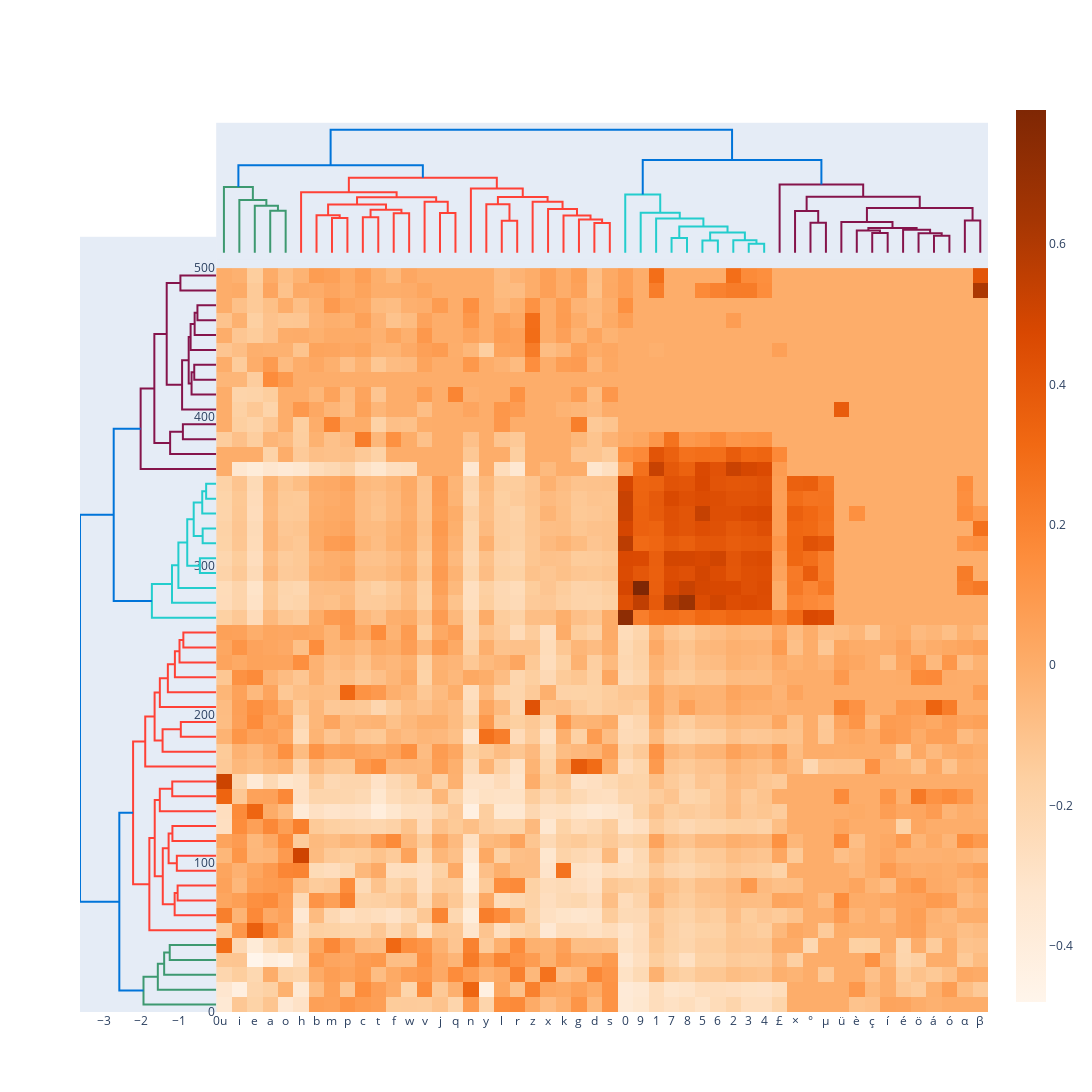

The cell this chart's notebook holds for it:
### Code cell
# Edit yaxis
fig.update_layout(yaxis={'domain': [0, .85],
                                  'mirror': False,
                                  'showgrid': False,
                                  'showline': False,
                                  'zeroline': False,
                                  'showticklabels': True,
                                  'ticks': ""
                        })
# Edit yaxis2
fig.update_layout(yaxis2={'domain':[.825, .975],
                                   'mirror': False,
                                   'showgrid': False,
                                   'showline': False,
                                   'zeroline': False,
                                   'showticklabels': False,
                                   'ticks':""})

# Plot!
fig.show()

### Figure 1 — Plotly figure (JSON) as saved in the notebook; plotly's stock layout.template omitted (floating-point values rounded to 4 significant figures; data arrays with more than 128 entries replaced by an {"elided": "..."} marker saying what was removed)
{"data": [{"hoverinfo": "text", "marker": {"color": "rgb(61,153,112)"}, "mode": "lines", "type": "scatter", "x": [35, 35, 45, 45], "xaxis": "x", "y": [0, 1.241, 1.241, 0], "yaxis": "y2"}, {"hoverinfo": "text", "marker": {"color": "rgb(61,153,112)"}, "mode": "lines", "type": "scatter", "x": [25, 25, 40, 40], "xaxis": "x", "y": [0, 1.39, 1.39, 1.241], "yaxis": "y2"}, {"hoverinfo": "text", "marker": {"color": "rgb(61,153,112)"}, "mode": "lines", "type": "scatter", "x": [15, 15, 32.5, 32.5], "xaxis": "x", "y": [0, 1.559, 1.559, 1.39], "yaxis": "y2"}, {"hoverinfo": "text", "marker": {"color": "rgb(61,153,112)"}, "mode": "lines", "type": "scatter", "x": [5, 5, 23.75, 23.75], "xaxis": "x", "y": [0, 1.941, 1.941, 1.559], "yaxis": "y2"}, {"hoverinfo": "text", "marker": {"color": "rgb(255,65,54)"}, "mode": "lines", "type": "scatter", "x": [75, 75, 85, 85], "xaxis": "x", "y": [0, 1.03, 1.03, 0], "yaxis": "y2"}, {"hoverinfo": "text", "marker": {"color": "rgb(255,65,54)"}, "mode": "lines", "type": "scatter", "x": [65, 65, 80, 80], "xaxis": "x", "y": [0, 1.11, 1.11, 1.03], "yaxis": "y2"}, {"hoverinfo": "text", "marker": {"color": "rgb(255,65,54)"}, "mode": "lines", "type": "scatter", "x": [95, 95, 105, 105], "xaxis": "x", "y": [0, 1.051, 1.051, 0], "yaxis": "y2"}, {"hoverinfo": "text", "marker": {"color": "rgb(255,65,54)"}, "mode": "lines", "type": "scatter", "x": [115, 115, 125, 125], "xaxis": "x", "y": [0, 1.169, 1.169, 0], "yaxis": "y2"}, {"hoverinfo": "text", "marker": {"color": "rgb(255,65,54)"}, "mode": "lines", "type": "scatter", "x": [100, 100, 120, 120], "xaxis": "x", "y": [1.051, 1.271, 1.271, 1.169], "yaxis": "y2"}, {"hoverinfo": "text", "marker": {"color": "rgb(255,65,54)"}, "mode": "lines", "type": "scatter", "x": [72.5, 72.5, 110, 110], "xaxis": "x", "y": [1.11, 1.427, 1.427, 1.271], "yaxis": "y2"}, {"hoverinfo": "text", "marker": {"color": "rgb(255,65,54)"}, "mode": "lines", "type": "scatter", "x": [145, 145, 155, 155], "xaxis": "x", "y": [0, 1.174, 1.174, 0], "yaxis": "y2"}, {"hoverinfo": "text", "marker": {"color": "rgb(255,65,54)"}, "mode": "lines", "type": "scatter", "x": [135, 135, 150, 150], "xaxis": "x", "y": [0, 1.505, 1.505, 1.174], "yaxis": "y2"}, {"hoverinfo": "text", "marker": {"color": "rgb(255,65,54)"}, "mode": "lines", "type": "scatter", "x": [91.25, 91.25, 142.5, 142.5], "xaxis": "x", "y": [1.427, 1.641, 1.641, 1.505], "yaxis": "y2"}, {"hoverinfo": "text", "marker": {"color": "rgb(255,65,54)"}, "mode": "lines", "type": "scatter", "x": [55, 55, 116.9, 116.9], "xaxis": "x", "y": [0, 1.785, 1.785, 1.641], "yaxis": "y2"}, {"hoverinfo": "text", "marker": {"color": "rgb(255,65,54)"}, "mode": "lines", "type": "scatter", "x": [185, 185, 195, 195], "xaxis": "x", "y": [0, 0.9448, 0.9448, 0], "yaxis": "y2"}, {"hoverinfo": "text", "marker": {"color": "rgb(255,65,54)"}, "mode": "lines", "type": "scatter", "x": [175, 175, 190, 190], "xaxis": "x", "y": [0, 1.432, 1.432, 0.9448], "yaxis": "y2"}, {"hoverinfo": "text", "marker": {"color": "rgb(255,65,54)"}, "mode": "lines", "type": "scatter", "x": [245, 245, 255, 255], "xaxis": "x", "y": [0, 0.8768, 0.8768, 0], "yaxis": "y2"}, {"hoverinfo": "text", "marker": {"color": "rgb(255,65,54)"}, "mode": "lines", "type": "scatter", "x": [235, 235, 250, 250], "xaxis": "x", "y": [0, 0.9798, 0.9798, 0.8768], "yaxis": "y2"}, {"hoverinfo": "text", "marker": {"color": "rgb(255,65,54)"}, "mode": "lines", "type": "scatter", "x": [225, 225, 242.5, 242.5], "xaxis": "x", "y": [0, 1.103, 1.103, 0.9798], "yaxis": "y2"}, {"hoverinfo": "text", "marker": {"color": "rgb(255,65,54)"}, "mode": "lines", "type": "scatter", "x": [215, 215, 233.8, 233.8], "xaxis": "x", "y": [0, 1.291, 1.291, 1.103], "yaxis": "y2"}, {"hoverinfo": "text", "marker": {"color": "rgb(255,65,54)"}, "mode": "lines", "type": "scatter", "x": [205, 205, 224.4, 224.4], "xaxis": "x", "y": [0, 1.505, 1.505, 1.291], "yaxis": "y2"}, {"hoverinfo": "text", "marker": {"color": "rgb(255,65,54)"}, "mode": "lines", "type": "scatter", "x": [182.5, 182.5, 214.7, 214.7], "xaxis": "x", "y": [1.432, 1.645, 1.645, 1.505], "yaxis": "y2"}, {"hoverinfo": "text", "marker": {"color": "rgb(255,65,54)"}, "mode": "lines", "type": "scatter", "x": [165, 165, 198.6, 198.6], "xaxis": "x", "y": [0, 1.895, 1.895, 1.645], "yaxis": "y2"}, {"hoverinfo": "text", "marker": {"color": "rgb(255,65,54)"}, "mode": "lines", "type": "scatter", "x": [85.94, 85.94, 181.8, 181.8], "xaxis": "x", "y": [1.785, 2.219, 2.219, 1.895], "yaxis": "y2"}, {"hoverinfo": "text", "marker": {"color": "rgb(0,116,217)"}, "mode": "lines", "type": "scatter", "x": [14.38, 14.38, 133.9, 133.9], "xaxis": "x", "y": [1.941, 2.587, 2.587, 2.219], "yaxis": "y2"}, {"hoverinfo": "text", "marker": {"color": "rgb(35,205,205)"}, "mode": "lines", "type": "scatter", "x": [295, 295, 305, 305], "xaxis": "x", "y": [0, 0.4352, 0.4352, 0], "yaxis": "y2"}, {"hoverinfo": "text", "marker": {"color": "rgb(35,205,205)"}, "mode": "lines", "type": "scatter", "x": [315, 315, 325, 325], "xaxis": "x", "y": [0, 0.3618, 0.3618, 0], "yaxis": "y2"}, {"hoverinfo": "text", "marker": {"color": "rgb(35,205,205)"}, "mode": "lines", "type": "scatter", "x": [345, 345, 355, 355], "xaxis": "x", "y": [0, 0.2682, 0.2682, 0], "yaxis": "y2"}, {"hoverinfo": "text", "marker": {"color": "rgb(35,205,205)"}, "mode": "lines", "type": "scatter", "x": [335, 335, 350, 350], "xaxis": "x", "y": [0, 0.3729, 0.3729, 0.2682], "yaxis": "y2"}, {"hoverinfo": "text", "marker": {"color": "rgb(35,205,205)"}, "mode": "lines", "type": "scatter", "x": [320, 320, 342.5, 342.5], "xaxis": "x", "y": [0.3618, 0.6009, 0.6009, 0.3729], "yaxis": "y2"}, {"hoverinfo": "text", "marker": {"color": "rgb(35,205,205)"}, "mode": "lines", "type": "scatter", "x": [300, 300, 331.2, 331.2], "xaxis": "x", "y": [0.4352, 0.7733, 0.7733, 0.6009], "yaxis": "y2"}, {"hoverinfo": "text", "marker": {"color": "rgb(35,205,205)"}, "mode": "lines", "type": "scatter", "x": [285, 285, 315.6, 315.6], "xaxis": "x", "y": [0, 1.01, 1.01, 0.7733], "yaxis": "y2"}, {"hoverinfo": "text", "marker": {"color": "rgb(35,205,205)"}, "mode": "lines", "type": "scatter", "x": [275, 275, 300.3, 300.3], "xaxis": "x", "y": [0, 1.179, 1.179, 1.01], "yaxis": "y2"}, {"hoverinfo": "text", "marker": {"color": "rgb(35,205,205)"}, "mode": "lines", "type": "scatter", "x": [265, 265, 287.7, 287.7], "xaxis": "x", "y": [0, 1.717, 1.717, 1.179], "yaxis": "y2"}, {"hoverinfo": "text", "marker": {"color": "rgb(133,20,75)"}, "mode": "lines", "type": "scatter", "x": [385, 385, 395, 395], "xaxis": "x", "y": [0, 0.8897, 0.8897, 0], "yaxis": "y2"}, {"hoverinfo": "text", "marker": {"color": "rgb(133,20,75)"}, "mode": "lines", "type": "scatter", "x": [375, 375, 390, 390], "xaxis": "x", "y": [0, 1.23, 1.23, 0.8897], "yaxis": "y2"}, {"hoverinfo": "text", "marker": {"color": "rgb(133,20,75)"}, "mode": "lines", "type": "scatter", "x": [425, 425, 435, 435], "xaxis": "x", "y": [0, 0.5861, 0.5861, 0], "yaxis": "y2"}, {"hoverinfo": "text", "marker": {"color": "rgb(133,20,75)"}, "mode": "lines", "type": "scatter", "x": [415, 415, 430, 430], "xaxis": "x", "y": [0, 0.6579, 0.6579, 0.5861], "yaxis": "y2"}, {"hoverinfo": "text", "marker": {"color": "rgb(133,20,75)"}, "mode": "lines", "type": "scatter", "x": [465, 465, 475, 475], "xaxis": "x", "y": [0, 0.501, 0.501, 0], "yaxis": "y2"}, {"hoverinfo": "text", "marker": {"color": "rgb(133,20,75)"}, "mode": "lines", "type": "scatter", "x": [455, 455, 470, 470], "xaxis": "x", "y": [0, 0.5758, 0.5758, 0.501], "yaxis": "y2"}, {"hoverinfo": "text", "marker": {"color": "rgb(133,20,75)"}, "mode": "lines", "type": "scatter", "x": [445, 445, 462.5, 462.5], "xaxis": "x", "y": [0, 0.6833, 0.6833, 0.5758], "yaxis": "y2"}, {"hoverinfo": "text", "marker": {"color": "rgb(133,20,75)"}, "mode": "lines", "type": "scatter", "x": [422.5, 422.5, 453.8, 453.8], "xaxis": "x", "y": [0.6579, 0.7347, 0.7347, 0.6833], "yaxis": "y2"}, {"hoverinfo": "text", "marker": {"color": "rgb(133,20,75)"}, "mode": "lines", "type": "scatter", "x": [405, 405, 438.1, 438.1], "xaxis": "x", "y": [0, 0.9107, 0.9107, 0.7347], "yaxis": "y2"}, {"hoverinfo": "text", "marker": {"color": "rgb(133,20,75)"}, "mode": "lines", "type": "scatter", "x": [485, 485, 495, 495], "xaxis": "x", "y": [0, 0.9557, 0.9557, 0], "yaxis": "y2"}, {"hoverinfo": "text", "marker": {"color": "rgb(133,20,75)"}, "mode": "lines", "type": "scatter", "x": [421.6, 421.6, 490, 490], "xaxis": "x", "y": [0.9107, 1.321, 1.321, 0.9557], "yaxis": "y2"}, {"hoverinfo": "text", "marker": {"color": "rgb(133,20,75)"}, "mode": "lines", "type": "scatter", "x": [382.5, 382.5, 455.8, 455.8], "xaxis": "x", "y": [1.23, 1.652, 1.652, 1.321], "yaxis": "y2"}, {"hoverinfo": "text", "marker": {"color": "rgb(133,20,75)"}, "mode": "lines", "type": "scatter", "x": [365, 365, 419.1, 419.1], "xaxis": "x", "y": [0, 2.018, 2.018, 1.652], "yaxis": "y2"}, {"hoverinfo": "text", "marker": {"color": "rgb(0,116,217)"}, "mode": "lines", "type": "scatter", "x": [276.3, 276.3, 392.1, 392.1], "xaxis": "x", "y": [1.717, 2.737, 2.737, 2.018], "yaxis": "y2"}, {"hoverinfo": "text", "marker": {"color": "rgb(0,116,217)"}, "mode": "lines", "type": "scatter", "x": [74.12, 74.12, 334.2, 334.2], "xaxis": "x", "y": [2.587, 3.637, 3.637, 2.737], "yaxis": "y2"}, {"hoverinfo": "text", "marker": {"color": "rgb(61,153,112)"}, "mode": "lines", "type": "scatter", "x": [0, -1.241, -1.241, 0], "xaxis": "x2", "y": [35, 35, 45, 45], "yaxis": "y"}, {"hoverinfo": "text", "marker": {"color": "rgb(61,153,112)"}, "mode": "lines", "type": "scatter", "x": [0, -1.39, -1.39, -1.241], "xaxis": "x2", "y": [25, 25, 40, 40], "yaxis": "y"}, {"hoverinfo": "text", "marker": {"color": "rgb(61,153,112)"}, "mode": "lines", "type": "scatter", "x": [0, -1.559, -1.559, -1.39], "xaxis": "x2", "y": [15, 15, 32.5, 32.5], "yaxis": "y"}, {"hoverinfo": "text", "marker": {"color": "rgb(61,153,112)"}, "mode": "lines", "type": "scatter", "x": [0, -1.941, -1.941, -1.559], "xaxis": "x2", "y": [5, 5, 23.75, 23.75], "yaxis": "y"}, {"hoverinfo": "text", "marker": {"color": "rgb(255,65,54)"}, "mode": "lines", "type": "scatter", "x": [0, -1.03, -1.03, 0], "xaxis": "x2", "y": [75, 75, 85, 85], "yaxis": "y"}, {"hoverinfo": "text", "marker": {"color": "rgb(255,65,54)"}, "mode": "lines", "type": "scatter", "x": [0, -1.11, -1.11, -1.03], "xaxis": "x2", "y": [65, 65, 80, 80], "yaxis": "y"}, {"hoverinfo": "text", "marker": {"color": "rgb(255,65,54)"}, "mode": "lines", "type": "scatter", "x": [0, -1.051, -1.051, 0], "xaxis": "x2", "y": [95, 95, 105, 105], "yaxis": "y"}, {"hoverinfo": "text", "marker": {"color": "rgb(255,65,54)"}, "mode": "lines", "type": "scatter", "x": [0, -1.169, -1.169, 0], "xaxis": "x2", "y": [115, 115, 125, 125], "yaxis": "y"}, {"hoverinfo": "text", "marker": {"color": "rgb(255,65,54)"}, "mode": "lines", "type": "scatter", "x": [-1.051, -1.271, -1.271, -1.169], "xaxis": "x2", "y": [100, 100, 120, 120], "yaxis": "y"}, {"hoverinfo": "text", "marker": {"color": "rgb(255,65,54)"}, "mode": "lines", "type": "scatter", "x": [-1.11, -1.427, -1.427, -1.271], "xaxis": "x2", "y": [72.5, 72.5, 110, 110], "yaxis": "y"}, {"hoverinfo": "text", "marker": {"color": "rgb(255,65,54)"}, "mode": "lines", "type": "scatter", "x": [0, -1.174, -1.174, 0], "xaxis": "x2", "y": [145, 145, 155, 155], "yaxis": "y"}, {"hoverinfo": "text", "marker": {"color": "rgb(255,65,54)"}, "mode": "lines", "type": "scatter", "x": [0, -1.505, -1.505, -1.174], "xaxis": "x2", "y": [135, 135, 150, 150], "yaxis": "y"}, {"hoverinfo": "text", "marker": {"color": "rgb(255,65,54)"}, "mode": "lines", "type": "scatter", "x": [-1.427, -1.641, -1.641, -1.505], "xaxis": "x2", "y": [91.25, 91.25, 142.5, 142.5], "yaxis": "y"}, {"hoverinfo": "text", "marker": {"color": "rgb(255,65,54)"}, "mode": "lines", "type": "scatter", "x": [0, -1.785, -1.785, -1.641], "xaxis": "x2", "y": [55, 55, 116.9, 116.9], "yaxis": "y"}, {"hoverinfo": "text", "marker": {"color": "rgb(255,65,54)"}, "mode": "lines", "type": "scatter", "x": [0, -0.9448, -0.9448, 0], "xaxis": "x2", "y": [185, 185, 195, 195], "yaxis": "y"}, {"hoverinfo": "text", "marker": {"color": "rgb(255,65,54)"}, "mode": "lines", "type": "scatter", "x": [0, -1.432, -1.432, -0.9448], "xaxis": "x2", "y": [175, 175, 190, 190], "yaxis": "y"}, {"hoverinfo": "text", "marker": {"color": "rgb(255,65,54)"}, "mode": "lines", "type": "scatter", "x": [0, -0.8768, -0.8768, 0], "xaxis": "x2", "y": [245, 245, 255, 255], "yaxis": "y"}, {"hoverinfo": "text", "marker": {"color": "rgb(255,65,54)"}, "mode": "lines", "type": "scatter", "x": [0, -0.9798, -0.9798, -0.8768], "xaxis": "x2", "y": [235, 235, 250, 250], "yaxis": "y"}, {"hoverinfo": "text", "marker": {"color": "rgb(255,65,54)"}, "mode": "lines", "type": "scatter", "x": [0, -1.103, -1.103, -0.9798], "xaxis": "x2", "y": [225, 225, 242.5, 242.5], "yaxis": "y"}, {"hoverinfo": "text", "marker": {"color": "rgb(255,65,54)"}, "mode": "lines", "type": "scatter", "x": [0, -1.291, -1.291, -1.103], "xaxis": "x2", "y": [215, 215, 233.8, 233.8], "yaxis": "y"}, {"hoverinfo": "text", "marker": {"color": "rgb(255,65,54)"}, "mode": "lines", "type": "scatter", "x": [0, -1.505, -1.505, -1.291], "xaxis": "x2", "y": [205, 205, 224.4, 224.4], "yaxis": "y"}, {"hoverinfo": "text", "marker": {"color": "rgb(255,65,54)"}, "mode": "lines", "type": "scatter", "x": [-1.432, -1.645, -1.645, -1.505], "xaxis": "x2", "y": [182.5, 182.5, 214.7, 214.7], "yaxis": "y"}, {"hoverinfo": "text", "marker": {"color": "rgb(255,65,54)"}, "mode": "lines", "type": "scatter", "x": [0, -1.895, -1.895, -1.645], "xaxis": "x2", "y": [165, 165, 198.6, 198.6], "yaxis": "y"}, {"hoverinfo": "text", "marker": {"color": "rgb(255,65,54)"}, "mode": "lines", "type": "scatter", "x": [-1.785, -2.219, -2.219, -1.895], "xaxis": "x2", "y": [85.94, 85.94, 181.8, 181.8], "yaxis": "y"}, {"hoverinfo": "text", "marker": {"color": "rgb(0,116,217)"}, "mode": "lines", "type": "scatter", "x": [-1.941, -2.587, -2.587, -2.219], "xaxis": "x2", "y": [14.38, 14.38, 133.9, 133.9], "yaxis": "y"}, {"hoverinfo": "text", "marker": {"color": "rgb(35,205,205)"}, "mode": "lines", "type": "scatter", "x": [0, -0.4352, -0.4352, 0], "xaxis": "x2", "y": [295, 295, 305, 305], "yaxis": "y"}, {"hoverinfo": "text", "marker": {"color": "rgb(35,205,205)"}, "mode": "lines", "type": "scatter", "x": [0, -0.3618, -0.3618, 0], "xaxis": "x2", "y": [315, 315, 325, 325], "yaxis": "y"}, {"hoverinfo": "text", "marker": {"color": "rgb(35,205,205)"}, "mode": "lines", "type": "scatter", "x": [0, -0.2682, -0.2682, 0], "xaxis": "x2", "y": [345, 345, 355, 355], "yaxis": "y"}, {"hoverinfo": "text", "marker": {"color": "rgb(35,205,205)"}, "mode": "lines", "type": "scatter", "x": [0, -0.3729, -0.3729, -0.2682], "xaxis": "x2", "y": [335, 335, 350, 350], "yaxis": "y"}, {"hoverinfo": "text", "marker": {"color": "rgb(35,205,205)"}, "mode": "lines", "type": "scatter", "x": [-0.3618, -0.6009, -0.6009, -0.3729], "xaxis": "x2", "y": [320, 320, 342.5, 342.5], "yaxis": "y"}, {"hoverinfo": "text", "marker": {"color": "rgb(35,205,205)"}, "mode": "lines", "type": "scatter", "x": [-0.4352, -0.7733, -0.7733, -0.6009], "xaxis": "x2", "y": [300, 300, 331.2, 331.2], "yaxis": "y"}, {"hoverinfo": "text", "marker": {"color": "rgb(35,205,205)"}, "mode": "lines", "type": "scatter", "x": [0, -1.01, -1.01, -0.7733], "xaxis": "x2", "y": [285, 285, 315.6, 315.6], "yaxis": "y"}, {"hoverinfo": "text", "marker": {"color": "rgb(35,205,205)"}, "mode": "lines", "type": "scatter", "x": [0, -1.179, -1.179, -1.01], "xaxis": "x2", "y": [275, 275, 300.3, 300.3], "yaxis": "y"}, {"hoverinfo": "text", "marker": {"color": "rgb(35,205,205)"}, "mode": "lines", "type": "scatter", "x": [0, -1.717, -1.717, -1.179], "xaxis": "x2", "y": [265, 265, 287.7, 287.7], "yaxis": "y"}, {"hoverinfo": "text", "marker": {"color": "rgb(133,20,75)"}, "mode": "lines", "type": "scatter", "x": [0, -0.8897, -0.8897, 0], "xaxis": "x2", "y": [385, 385, 395, 395], "yaxis": "y"}, {"hoverinfo": "text", "marker": {"color": "rgb(133,20,75)"}, "mode": "lines", "type": "scatter", "x": [0, -1.23, -1.23, -0.8897], "xaxis": "x2", "y": [375, 375, 390, 390], "yaxis": "y"}, {"hoverinfo": "text", "marker": {"color": "rgb(133,20,75)"}, "mode": "lines", "type": "scatter", "x": [0, -0.5861, -0.5861, 0], "xaxis": "x2", "y": [425, 425, 435, 435], "yaxis": "y"}, {"hoverinfo": "text", "marker": {"color": "rgb(133,20,75)"}, "mode": "lines", "type": "scatter", "x": [0, -0.6579, -0.6579, -0.5861], "xaxis": "x2", "y": [415, 415, 430, 430], "yaxis": "y"}, {"hoverinfo": "text", "marker": {"color": "rgb(133,20,75)"}, "mode": "lines", "type": "scatter", "x": [0, -0.501, -0.501, 0], "xaxis": "x2", "y": [465, 465, 475, 475], "yaxis": "y"}, {"hoverinfo": "text", "marker": {"color": "rgb(133,20,75)"}, "mode": "lines", "type": "scatter", "x": [0, -0.5758, -0.5758, -0.501], "xaxis": "x2", "y": [455, 455, 470, 470], "yaxis": "y"}, {"hoverinfo": "text", "marker": {"color": "rgb(133,20,75)"}, "mode": "lines", "type": "scatter", "x": [0, -0.6833, -0.6833, -0.5758], "xaxis": "x2", "y": [445, 445, 462.5, 462.5], "yaxis": "y"}, {"hoverinfo": "text", "marker": {"color": "rgb(133,20,75)"}, "mode": "lines", "type": "scatter", "x": [-0.6579, -0.7347, -0.7347, -0.6833], "xaxis": "x2", "y": [422.5, 422.5, 453.8, 453.8], "yaxis": "y"}, {"hoverinfo": "text", "marker": {"color": "rgb(133,20,75)"}, "mode": "lines", "type": "scatter", "x": [0, -0.9107, -0.9107, -0.7347], "xaxis": "x2", "y": [405, 405, 438.1, 438.1], "yaxis": "y"}, {"hoverinfo": "text", "marker": {"color": "rgb(133,20,75)"}, "mode": "lines", "type": "scatter", "x": [0, -0.9557, -0.9557, 0], "xaxis": "x2", "y": [485, 485, 495, 495], "yaxis": "y"}, {"hoverinfo": "text", "marker": {"color": "rgb(133,20,75)"}, "mode": "lines", "type": "scatter", "x": [-0.9107, -1.321, -1.321, -0.9557], "xaxis": "x2", "y": [421.6, 421.6, 490, 490], "yaxis": "y"}, {"hoverinfo": "text", "marker": {"color": "rgb(133,20,75)"}, "mode": "lines", "type": "scatter", "x": [-1.23, -1.652, -1.652, -1.321], "xaxis": "x2", "y": [382.5, 382.5, 455.8, 455.8], "yaxis": "y"}, {"hoverinfo": "text", "marker": {"color": "rgb(133,20,75)"}, "mode": "lines", "type": "scatter", "x": [0, -2.018, -2.018, -1.652], "xaxis": "x2", "y": [365, 365, 419.1, 419.1], "yaxis": "y"}, {"hoverinfo": "text", "marker": {"color": "rgb(0,116,217)"}, "mode": "lines", "type": "scatter", "x": [-1.717, -2.737, -2.737, -2.018], "xaxis": "x2", "y": [276.3, 276.3, 392.1, 392.1], "yaxis": "y"}, {"hoverinfo": "text", "marker": {"color": "rgb(0,116,217)"}, "mode": "lines", "type": "scatter", "x": [-2.587, -3.637, -3.637, -2.737], "xaxis": "x2", "y": [74.12, 74.12, 334.2, 334.2], "yaxis": "y"}, {"colorscale": [[0, "rgb(255,245,235)"], [0.125, "rgb(254,230,206)"], [0.25, "rgb(253,208,162)"], [0.375, "rgb(253,174,107)"], [0.5, "rgb(253,141,60)"], [0.625, "rgb(241,105,19)"], [0.75, "rgb(217,72,1)"], [0.875, "rgb(166,54,3)"], [1, "rgb(127,39,4)"]], "type": "heatmap", "x": [5, 15, 25, 35, 45, 55, 65, 75, 85, 95, 105, 115, 125, 135, 145, 155, 165, 175, 185, 195, 205, 215, 225, 235, 245, 255, 265, 275, 285, 295, 305, 315, 325, 335, 345, 355, 365, 375, 385, 395, 405, 415, 425, 435, 445, 455, 465, 475, 485, 495], "y": [5, 15, 25, 35, 45, 55, 65, 75, 85, 95, 105, 115, 125, 135, 145, 155, 165, 175, 185, 195, 205, 215, 225, 235, 245, 255, 265, 275, 285, 295, 305, 315, 325, 335, 345, 355, 365, 375, 385, 395, 405, 415, 425, 435, 445, 455, 465, 475, 485, 495], "z": {"elided": "50x50 float values"}}], "layout": {"autosize": false, "height": 1200, "hovermode": "closest", "showlegend": false, "width": 1200, "xaxis": {"domain": [0.15, 1], "mirror": false, "rangemode": "tozero", "showgrid": false, "showline": false, "showticklabels": true, "tickmode": "array", "ticks": "", "ticktext": ["u", "i", "e", "a", "o", "h", "b", "m", "p", "c", "t", "f", "w", "v", "j", "q", "n", "y", "l", "r", "z", "x", "k", "g", "d", "s", "0", "9", "1", "7", "8", "5", "6", "2", "3", "4", "£", "×", "°", "μ", "ü", "è", "ç", "í", "é", "ö", "á", "ó", "α", "β"], "tickvals": [5, 15, 25, 35, 45, 55, 65, 75, 85, 95, 105, 115, 125, 135, 145, 155, 165, 175, 185, 195, 205, 215, 225, 235, 245, 255, 265, 275, 285, 295, 305, 315, 325, 335, 345, 355, 365, 375, 385, 395, 405, 415, 425, 435, 445, 455, 465, 475, 485, 495], "type": "linear", "zeroline": false}, "xaxis2": {"domain": [0, 0.15], "mirror": false, "showgrid": false, "showline": false, "showticklabels": true, "ticks": "", "zeroline": false}, "yaxis": {"domain": [0, 0.85], "mirror": false, "rangemode": "tozero", "showgrid": false, "showline": false, "showticklabels": true, "ticks": "", "type": "linear", "zeroline": false}, "yaxis2": {"domain": [0.825, 0.975], "mirror": false, "showgrid": false, "showline": false, "showticklabels": false, "ticks": "", "zeroline": false}}}
